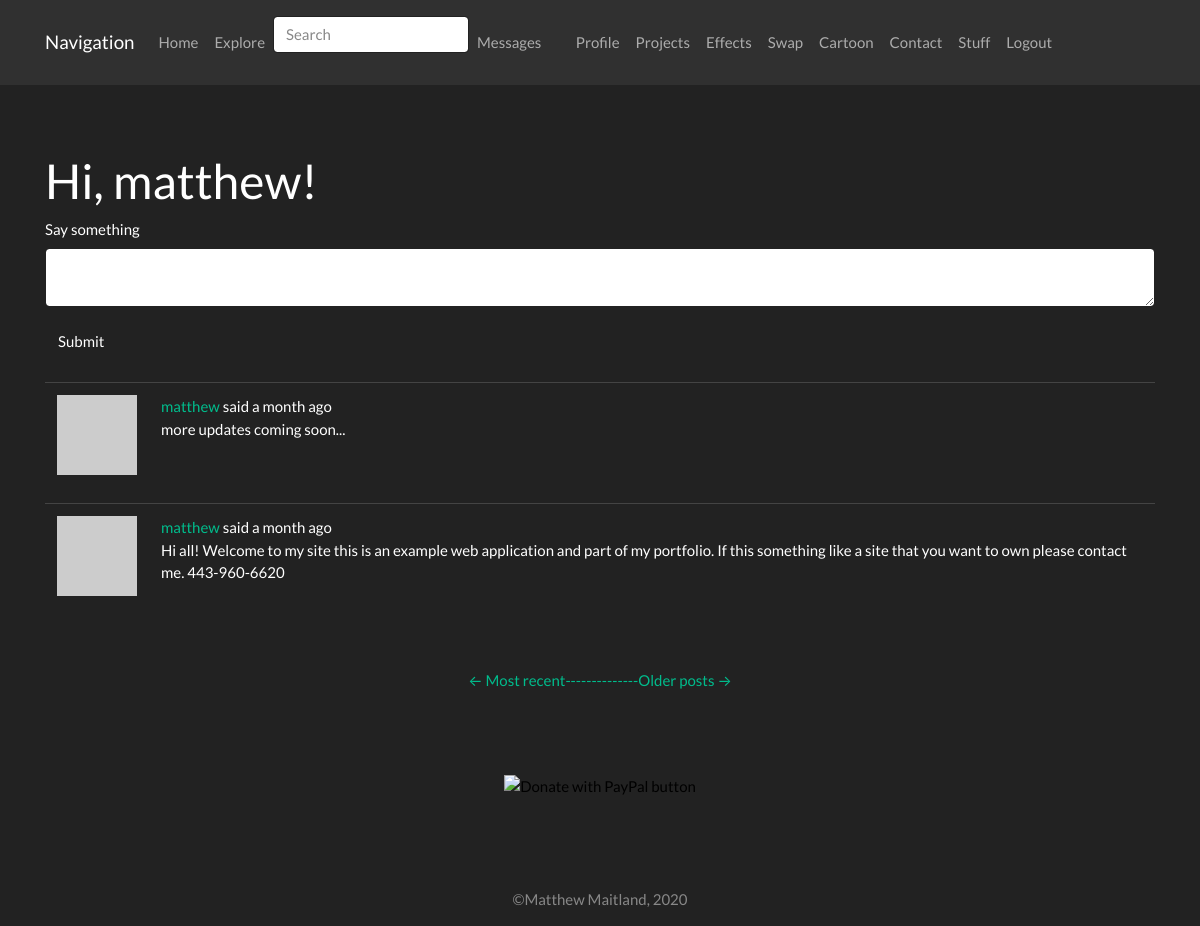
The page /index (signed in) on the database as committed earlier.
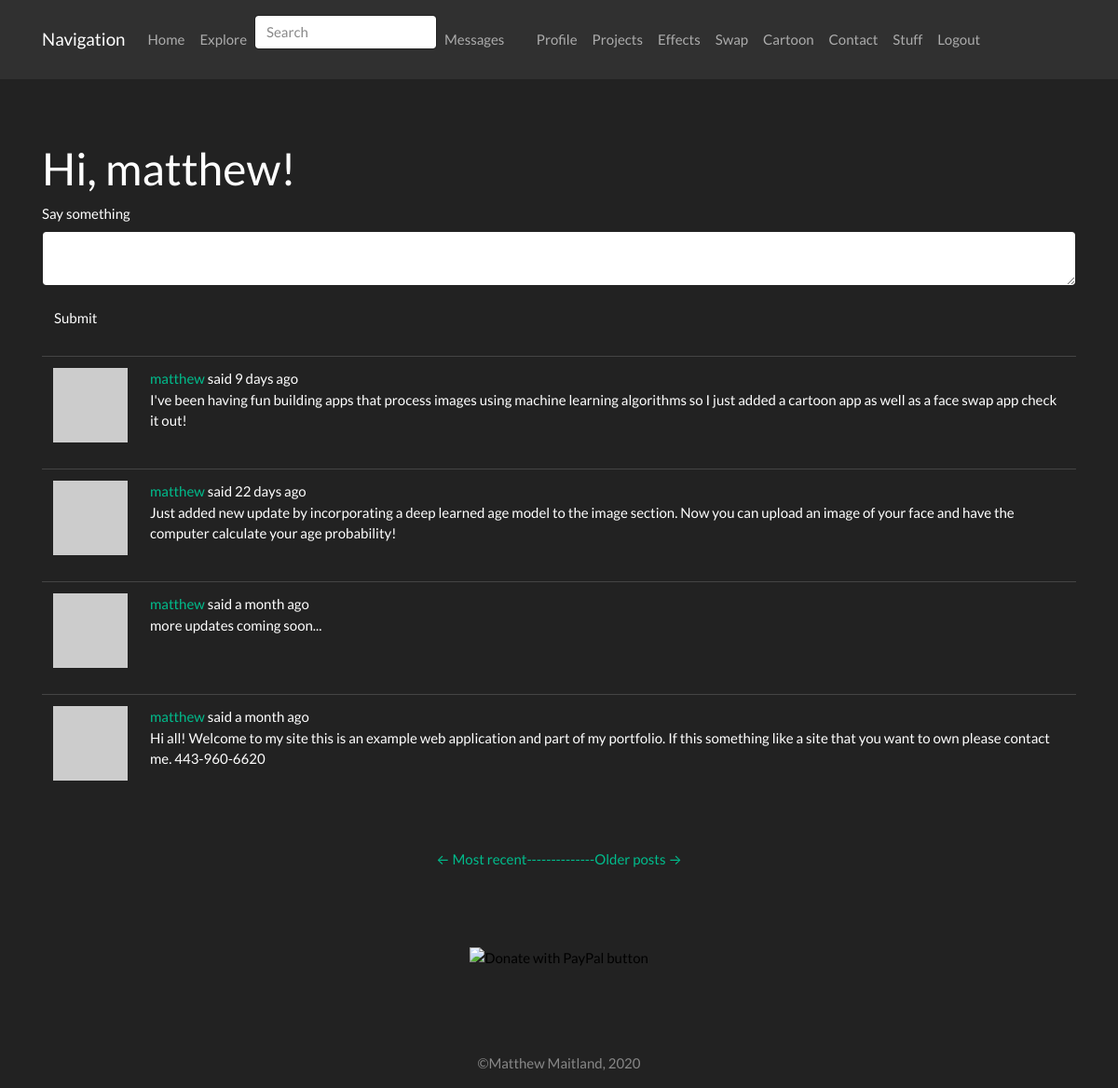
The same page on the database as committed later.
### app/models.py (models this page shows, shortened)
class SearchableMixin(object):
    @classmethod
    def before_commit(cls, session):
        session._changes = {
            'add': list(session.new),
            'update': list(session.dirty),
            'delete': list(session.deleted)
        }
    @classmethod
    def after_commit(cls, session):
        for obj in session._changes['add']:
            if isinstance(obj, SearchableMixin):
                add_to_index(obj.__tablename__, obj)
        for obj in session._changes['update']:
            if isinstance(obj, SearchableMixin):
                add_to_index(obj.__tablename__, obj)
        for obj in session._changes['delete']:
            if isinstance(obj, SearchableMixin):
                remove_from_index(obj.__tablename__, obj)
        session._changes = None

class Post(SearchableMixin, db.Model):
    __searchable__ = ['body']
    id = db.Column(db.Integer, primary_key=True)
    body = db.Column(db.String(140))
    timestamp = db.Column(db.DateTime, index=True, default=datetime.utcnow)
    user_id = db.Column(db.Integer, db.ForeignKey('user.id'))
    language = db.Column(db.String(5))

### app/main/views.py (the view, shortened to what this page needs)
@bp.route('/', methods=['GET', 'POST'])
@bp.route('/index', methods=['GET', 'POST'])
@login_required
def index():
    form = PostForm()
    page = request.args.get('page', 1, type=int)
    posts = current_user.followed_posts().paginate(
        page, current_app.config['POSTS_PER_PAGE'], False)
    next_url = url_for('main.index', page=posts.next_num) \
        if posts.has_next else None
    prev_url = url_for('main.index', page=posts.prev_num) \
        if posts.has_prev else None
    return render_template('index.html', title=_('Home'), form=form,
                           posts=posts.items, next_url=next_url,
                           prev_url=prev_url)

### app/main/forms.py
class SearchForm(FlaskForm):
    q = StringField(_l('Search'), validators=[DataRequired()])
    def __init__(self, *args, **kwargs):
        if 'formdata' not in kwargs:
            kwargs['formdata'] = request.args
        if 'csrf_enabled' not in kwargs:
            kwargs['csrf_enabled'] = False
        super(SearchForm, self).__init__(*args, **kwargs)

class PostForm(FlaskForm):
    post = TextAreaField(_l('Say something'), validators=[DataRequired()])
    submit = SubmitField(_l('Submit'))

### app/main/views.py (called while the page is built)
@bp.before_app_request
def before_request():
    if current_user.is_authenticated:
        current_user.last_seen = datetime.utcnow()
        db.session.commit()
        g.search_form = SearchForm()
    g.locale = str(get_locale())

### app/models.py (called while the page is built)
@login.user_loader
def load_user(id):
    return User.query.get(int(id))

    def avatar(self, size):
        digest = md5(self.email.lower().encode('utf-8')).hexdigest()
        return 'https://www.gravatar.com/avatar/{}?d=identicon&s={}'.format(
            digest, size)

    def get_tasks_in_progress(self):
        return Task.query.filter_by(user=self, complete=False).all()

### app/templates/index.html (shortened to what this page needs)
{% extends "base.html" %}
{% import 'bootstrap/wtf.html' as wtf %}
{% block app_content %}
    <h1>{{ _("Hi, %(username)s!", username=current_user.username) }}</h1>
    {% if form %}
    {{ wtf.quick_form(form) }}
    <br>
    {% endif %}
    {% for post in posts %}
        {% include '_post.html' %}
    {% endfor %}
    <nav aria-label="...">
        <ul class="pagination justify-content-center">
            <li class="previous{% if not prev_url %} disabled{% endif %}">
                <a href="{{ prev_url or '#' }}">
                    <span aria-hidden="true">&larr;</span> {{ _('Most recent-------') }}
                </a>
            </li>
            <li class="next{% if not next_url %} disabled{% endif %}">
                <a href="{{ next_url or '#' }}">
                    {{ _('-------Older posts') }} <span aria-hidden="true">&rarr;</span>
                </a>
            </li>
        </ul>
    </nav>
    <form action="https://www.paypal.com/cgi-bin/webscr" method="post" target="_top">
        <input style="display: block; margin: 0 auto;" type="image" src="https://www.paypalobjects.com/en_US/i/btn/btn_donate_SM.gif" border="0" name="submit" title="PayPal - The safer, easier way to pay online!" alt="Donate with PayPal button" />
        </form>
{% endblock %}

### app/templates/_post.html (shortened to what this page needs)
    <table class="table table-hover">
        <tr>
            <td width="70px">
                <a href="{{ url_for('main.user', username=post.author.username) }}">
                    <img src="{{ post.author.avatar(70) }}" />
                </a>
            </td>
            <td>
                {{ _('%(username)s said %(when)s',
                    username=user_link, when=moment(post.timestamp).fromNow()) }}
                <br>
                <span id="post{{ post.id }}">{{ post.body }}</span>
            </td>
        </tr>
    </table>

Rows that differ between the two databases and show on the page:
added Post: body "I've been having fun building apps that process images using machine learning algorithms so I just added a cartoon app as well as a face swap app check it out!"
added Post: body "Just added new update by incorporating a deep learned age model to the image section. Now you can upload an image of your face and have the computer calculate your age probability!"
